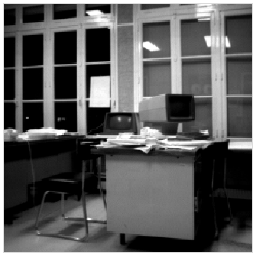
%> input picture Semester1/DSP/DSPLabSolutions/distriTP5/bureau.gif, 256 x 256 px
$ octave tfd2d.m   (GNU Octave 9; MATLAB toolbox functions it lacks are replaced by stand-ins)
%> lines starting %> are read from the running program, lines starting %| are printed output that depends on the picture; in (x1, y1, x2, y2) boxes, pixels count from 0 and x2, y2 are one past the last pixel; in counts of white or black regions, pixels touching at a corner belong together; the program's own positions count from 1
% Practical works no 5
clear all;

% Ex. 1 --- 2D frequency
Im=0;
N=64; % image size
T=1;% T corresponds to the length of the signal
% we still use T to recall the signal is periodical from the
% point of view of the DFT
Ts=T/N; % sampling period
Fs=1/Ts;
df=Fs/N;% step in frequency (resolution)
% note: df=Fs/N => df=(1/Ts)/N=(N/T)/N=1/T
% the frequency range will be : [-Fs/2:df:Fs/2[ (Fs/2 not inluded
%   due to the representation of the 0 frequency)
% considering the choice for T, the frequency range is
%   [-N/2:1:N/2[, this the usual frequency range for discrete data
Im(N/8:N/4,N/4+1:N/2)=1;
Im(1:N/4,N/2+1:N)=Im;
Im(N/4+1:N/2,:) = Im;
Im(N/2+1:3*N/4,:) = Im(1:N/4,:);
Im(3*N/4+1:N,:) = Im(1:N/4,:);


figure(10), imagesc(Im);
colormap('gray'); title('Image');
%> after `title('Image')`:
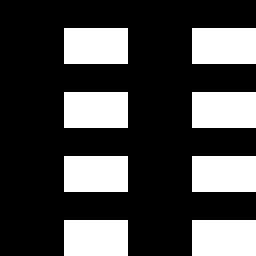
%> displayed picture: size 64x64x3, on the screen's scale of 0 to 255 (shown 4 times larger); 28.1% white; 8 white regions, largest, box (x1, y1, x2, y2) and area: (16, 7, 32, 16) 144, (48, 7, 64, 16) 144, (16, 23, 32, 32) 144

tf = fft2(Im)/N/N;% normalization
% Note: fftshift is intended to correctly organize the quadants
%    of the ttf (disorganized by the fast algorithm)
tfs = fftshift(tf);
image_avegare = mean2(Im)
% the 0 frequency <=> average of the image
% Note: seeing N is even, the 0 value induces fs/2 cannot be represented
%  => the 0 frequency is located in N/2+1,N/2+1
central0freq=tfs(N/2+1,N/2+1)
% fft2 produces two images : real and imaginary parts
% locating the 0 frequency en N/2+1, N/2+1, we can graduate the
%   two axes in frequency : [-N/2:1:N/2[
% each value of tfs(u,v) represents a component having the vertical
%   frequency u and the horizontal frequency v, the amplitude of
%   this component is given by the modulus value and the phase
%   by the angle value
% note: a real signal/image is coded with negative and positive frequencies
%   because fft (DFT) uses the complex base fo Fourier. It follows
%   the modulus is even and the phase is odd.
figure(11), imagesc(abs(tfs));colormap('gray'); title('modulus')
figure(12), imagesc(angle(tfs)/pi*180); colormap('gray');title('phase');

hsf=0; vsf=0;
% horizontal frequency axis
hsf = tfs(N/2+1,:);
%figure(13), plot(-Fs/2:df:Fs/2-df, abs(hsf));
figure(13), plot(-N/2:N/2-1, abs(hsf));
title('horirontal freq.');
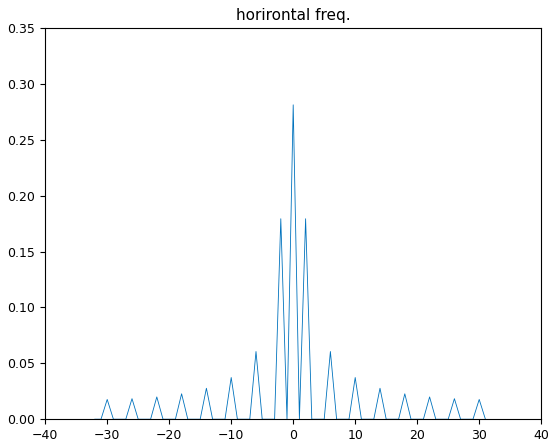
%> figure redrawn from the program's plot data; curve peaks at x = 0, y = 0.281
% vertical frequency axis
vsf = tfs(:,N/2+1);
%figure(14), plot(-Fs/2:df:Fs/2-df, abs(vsf));
figure(14), plot(-N/2:1:N/2-1, abs(vsf));
title('vertical freq.');
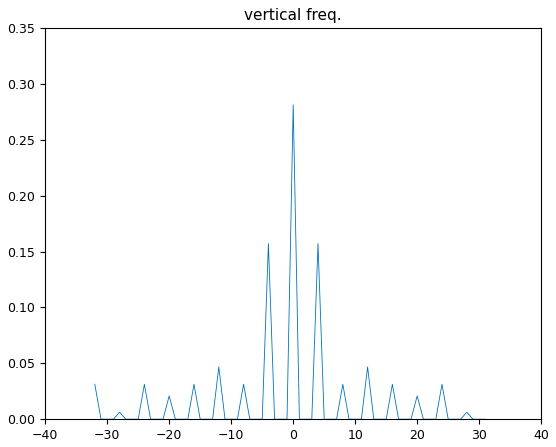
%> figure redrawn from the program's plot data; curve peaks at x = 0, y = 0.281


% Ex. 2 --- reconstruction

%%%%%%%%%%%%%%%%%%%%%%
% DFT of natural images
%%%%%%%%%%%%%%%%%%%%%%
Im = imread('bureau.gif');
%> Im is the input picture: size 256x256 uint8; min 0, max 255, mean 91.3
figure(20), imagesc(Im); title('Image 1');colormap('gray');
%Im = imread('bureau.gif');
NM = size(Im,1)*size(Im,2);
%> NM = 65536
tf = fft2(Im)/NM;% normalization
tfs = fftshift(tf);
image_avegare = mean2(Im)
%> image_avegare = 91.35
% Image are often representation of natural scence containing
%   different objetcs. It follows images contains sharp variation
%   like step functin in an given direction (orthogonal to the edge)
%   Consequently, the DFT will produce a spectrum having a decay
%   in 1/f or 1/n, f or being one of the frequency axes.
figure(21), imagesc(log(abs(tfs)+1)); title('Modulus');
colormap('gray');
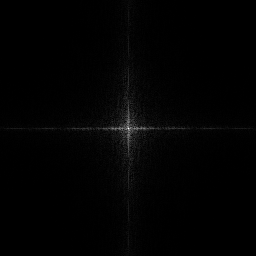
%> displayed picture: size 256x256x3, on the screen's scale of 0 to 255; min 0, max 255, mean 2.4
figure(22), imagesc(angle(tfs)/pi*180); title('Phase');colormap('gray');
%> after `colormap('gray')`:
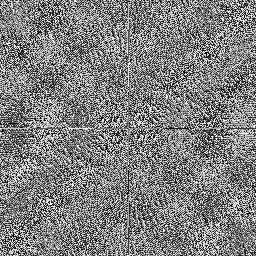
%> displayed picture: size 256x256x3, on the screen's scale of 0 to 255; min 0, max 255, mean 127.5

%%%%%%%%%%%%%%%%%%%%%%%%%%
% image reconstruction with the modulus OR the pahse
%%%%%%%%%%%%%%%%%%%%%%%%%%
tfs = NM*tfs;% normalization^-1
%note: below general reconstruction with modulus AND phase
%tfs=abs(tfs).*cos(angle(tfs))+i.*abs(tfs).*sin(angle(tfs));

% conversion fourier Image in real+imaginary from modulus
tfsMod = abs(tfs).*cos(0)+i.*abs(tfs).*sin(0); % no phase
% conversion fourier Image in real+imaginary from phase
tfsPh = 1.*cos(angle(tfs))+i.*1.*sin(angle(tfs)); % no modulus
% reconstruction with modulus only
ImrMod = ifft2(fftshift(tfsMod));
% log to compress the amplitude range
figure(23), imagesc(log(abs(real(ImrMod)+1)));
title('Reconstruction with modulus');
colormap('gray');
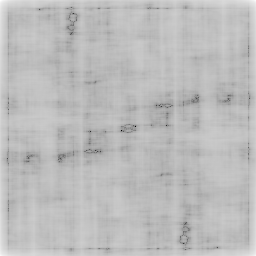
%> displayed picture: size 256x256x3, on the screen's scale of 0 to 255; min 0, max 255, mean 188.1
% reconstruction with phase only
ImrPh = ifft2(fftshift(tfsPh));
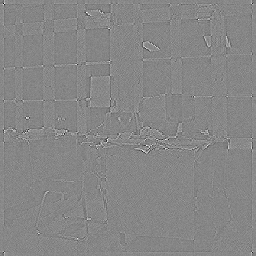
%> ImrPh: size 256x256 double; min -0.0555, max 0.0497, mean 1.53e-05; drawn with min black and max white
figure(24), imagesc(real(ImrPh));
title('Reconstruction with phase');
colormap('gray');


% merging of two natural (or synthetic) images
Im2 = imread('bureau.gif');
% imresize to be sure the sizes of the two images are the same
Im2=imresize(Im2,[size(Im,1) size(Im,2)]);
figure(25), imagesc(Im2); title('Image 2');colormap('gray');
NM2 = size(Im2,1)*size(Im2,2);
%> NM2 = 65536
tf2 = fft2(Im2)/NM2;% normalization
tfs2 = fftshift(tf2);

% real and imaginary parts to apply fft2^-1
tfsMod1Ph2 = abs(tfs).*cos(angle(tfs2))+i.*abs(tfs).*sin(angle(tfs2));
tfsMod2Ph1 = abs(tfs2).*cos(angle(tfs))+i.*abs(tfs2).*sin(angle(tfs));
ImrMod1Ph2 = ifft2(fftshift(NM2*tfsMod1Ph2));
figure(26), imagesc(real(ImrMod1Ph2)); title('Modulus 1 et Phase 2');
colormap('gray');
ImrMod2Ph1 = ifft2(fftshift(NM2*tfsMod2Ph1));
figure(27), imagesc(real(ImrMod2Ph1)); title('Modulus 2 et Phase 1');
colormap('gray');

$ run again, with Semester1/DSP/DSPLabSolutions/distriTP5/house_col_256.bmp saved as Semester1/DSP/DSPLabSolutions/distriTP5/bureau.gif
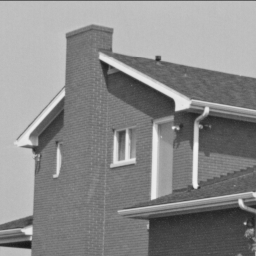
%> input picture Semester1/DSP/DSPLabSolutions/distriTP5/house_col_256.bmp, 256 x 256 px
%> `Im = imread('bureau.gif');`:
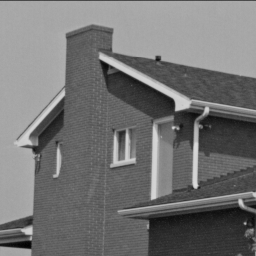
%> Im: size 256x256 uint8; min 0, max 218, mean 115.1
%> image_avegare = 115.1
%> `ImrPh = ifft2(fftshift(tfsPh));`:
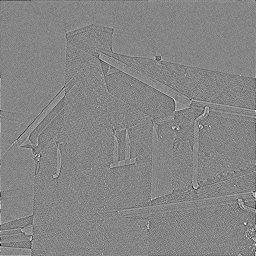
%> ImrPh: size 256x256 double; min -0.0441, max 0.0405, mean 1.53e-05; drawn with min black and max white
